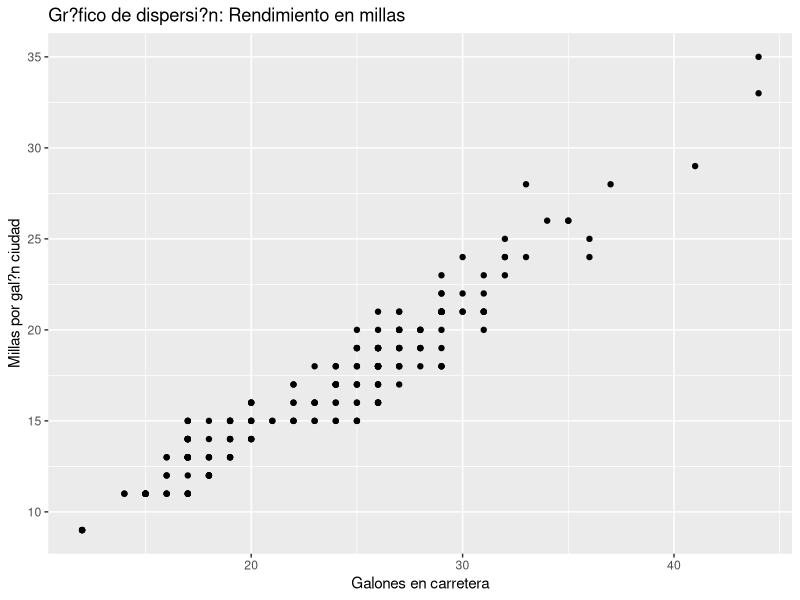

This figure's R source:
## ---- chunk 1
knitr::opts_chunk$set(echo = TRUE)
## ---- chunk 2
library(ggplot2)
ggplot(data=mpg,aes(x=hwy,y=cty))+geom_point()+labs(x="Galones en carretera", y="Millas por gal?n ciudad", title="Gr?fico de dispersi?n: Rendimiento en millas")
## ---- chunk 3
library(xtable)
xtable(mpg[1:5,1:5])
